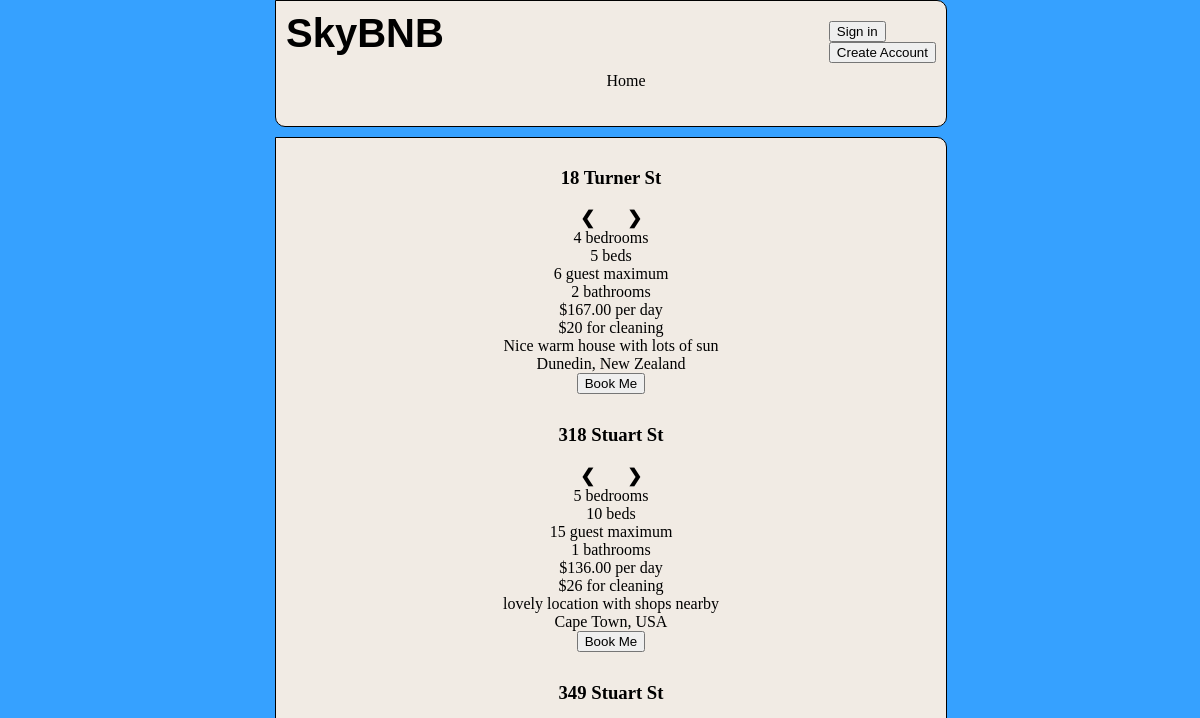
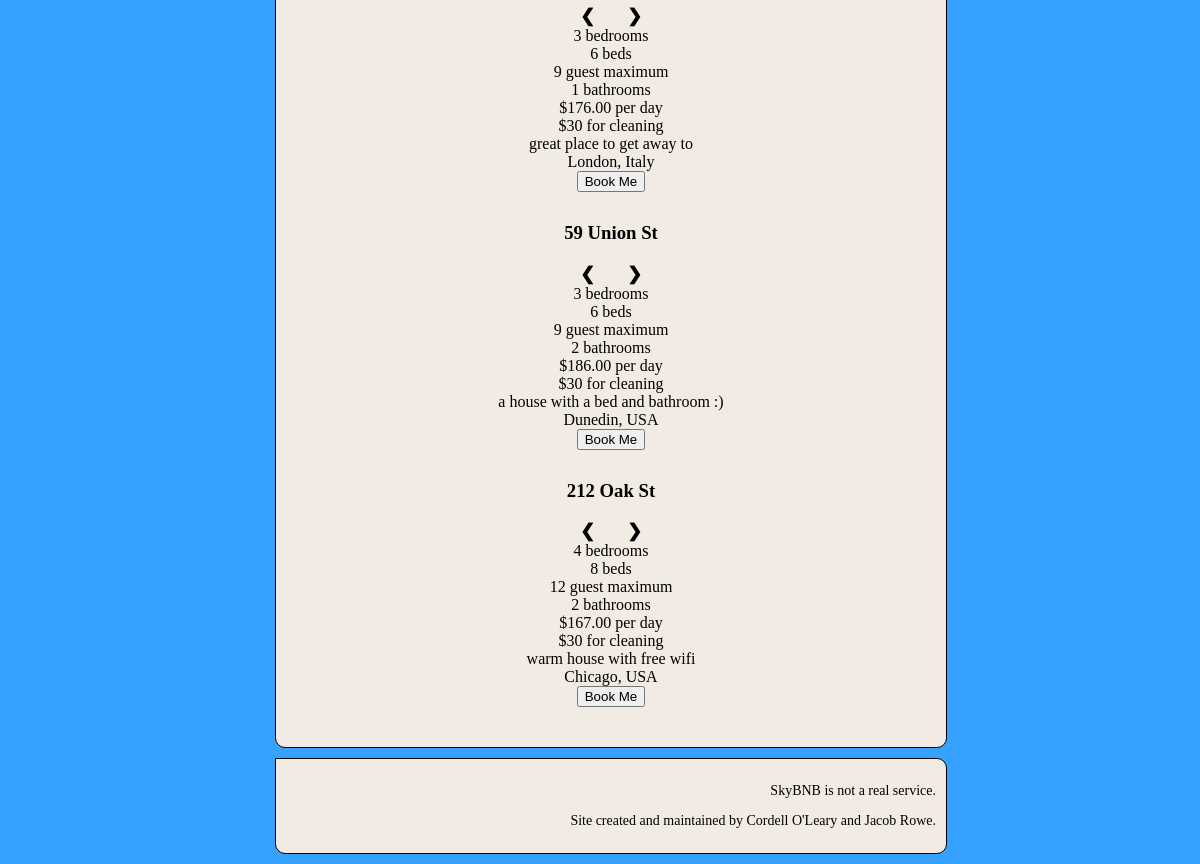
The page /webserver_files/www/home.php on the database as committed earlier (2 pictures, top to bottom).
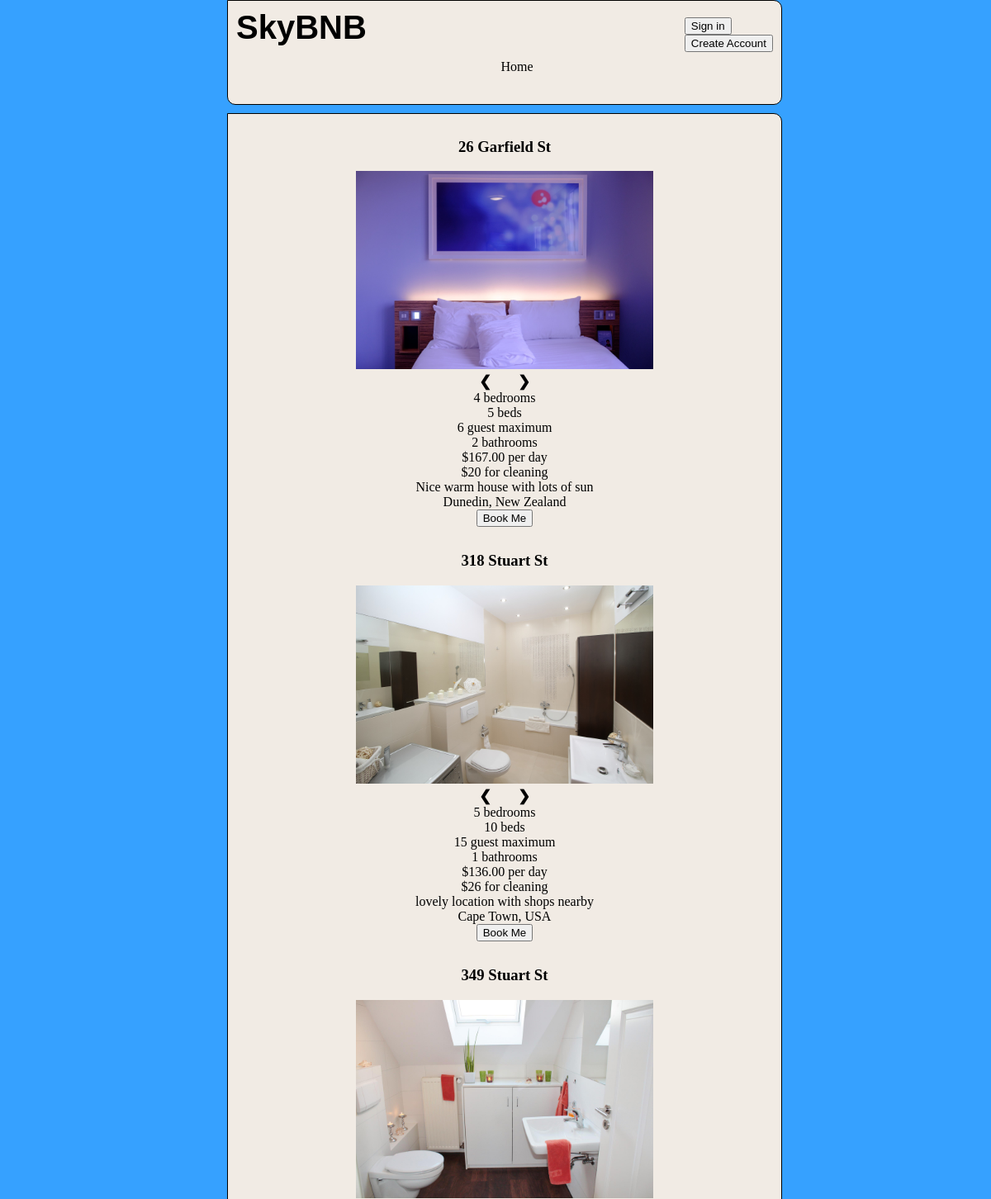
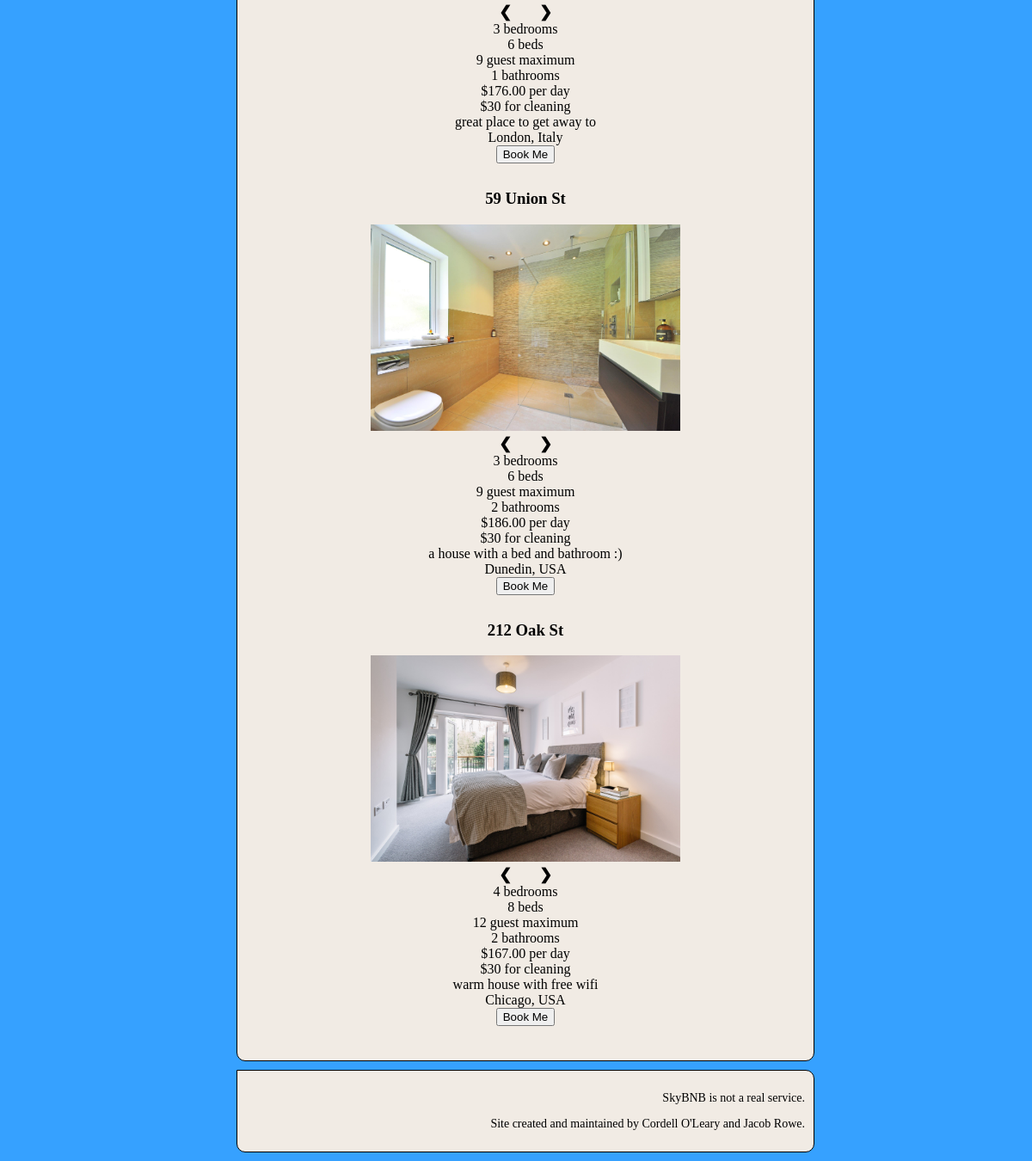
The same page on the database as committed later (2 pictures, top to bottom).
### tables this page shows
CREATE TABLE Houses (

  house_id int(255) AUTO_INCREMENT,

  bedrooms int(255) not null,
  
  beds int(255) not null,
  
  guest_limit int(255) not null,
  
  bathrooms int(255) not null,
  
  price_per_day decimal(65,2) not null,
  
  cleaning_fee int(255) not null,
  
  description varchar(600) not null,
  
  city varchar(100) not null,
  
  country varchar(100) not null,
  
  address varchar(150) not null,
  
  approved bool not null,

  PRIMARY KEY (house_id)

);

CREATE TABLE House_image (
    path varchar(255),
    house_id int(255),
    PRIMARY KEY (path),
    FOREIGN KEY (house_id) references Houses(house_id)
);

### webserver_files/www/home.php (the view, shortened to what this page needs)
<?php
$currentPage = basename($_SERVER['PHP_SELF']);
$servername = "192.168.12.42";
$username = "adminprivilege";
$password = "password1239";
$dbname = "skybnb";
$conn = new mysqli($servername, $username, $password, $dbname);
include("header.php");
?>
    <main>
        <form action="home.php" method="post">
            <?php
            $sql = "SELECT * FROM Houses where(approved=true)";
            $result = $conn->query($sql);
            $obj = $result->fetch_object();
            $count = 0;
            while ($obj != "") {
                $s = "SELECT * FROM House_image where(house_id = $obj->house_id)";
                $res = $conn->query($s);
                echo "<ul class='house'>";
                echo "<li><h3>$obj->address</h3></li>";
                echo "<div class='container' id='$count'>";
                $c = 0;
                while ($o = $res->fetch_assoc()) {
                    if ($o != "") {
                        echo "<li><div class='slide fade'><img class='$c' src=$o[path] width='360' height='240'></div></li>";
                        $c += 1;
                    }
                }
                echo "<a class='prev' onclick='plusSlides(-1,$count)'>&#10094;</a>";
                echo "<a class='next' onclick='plusSlides(1,$count)'>&#10095;</a></div>";
                echo "<li> $obj->bedrooms bedrooms</li>";
                echo "<li>$obj->beds beds</li>";
                echo "<li>$obj->guest_limit guest maximum</li>";
                echo "<li>$obj->bathrooms bathrooms</li>";
                echo "<li>$$obj->price_per_day per day</li>";
                echo "<li>$$obj->cleaning_fee for cleaning</li>";
                echo "<li>$obj->description</li>";
                echo "<li>$obj->city, $obj->country</li>";
                echo "<li><button type='submit' value='$obj->house_id' name='book'>Book Me</button></li>";
                echo "</ul>";
                $obj = $result->fetch_object();
                $count++;
            }
            ?>
        </form>
    </main>
<?php
include("footer.php");
?>

### webserver_files/www/header.php (shortened to what this page needs)
<!DOCTYPE html>
<html lang="en">
<head>
    <link rel="stylesheet" type="text/css" href="style.css">
</head>
<body>
<header>
    <h1>SkyBNB</h1>
    <div id="user">
        <?php if (isset($_SESSION['authenticatedUser'])) {
        $name = $_SESSION['authenticatedUser'];
        ?>
            <div id="logout">
                <form id="logoutForm" action="logout.php" method="post">
                    <?php echo "<p> Welcome, " . $name . "<span id='logoutUser'></span></p>" ?>
                    <input type="submit" id="logoutSubmit" value="Logout">
                </form>
            </div>
        <?php } else { ?>
            <div id="login">
                <form id="loginForm" action="login.php" method="post">
                    <input type="submit" id="loginSubmit" value="Sign in">
                </form>
                <form id="accountForm" action="createAccount.php" method="post">
                    <input type="submit" id="createAccount" value="Create Account">
                </form>
            </div>
        <?php } ?>
    </div>
    <nav>
        <ul>
            <?php
            if ($currentPage === 'home.php') {
                echo "<li>Home</li>";
            } else{
                echo "<li> <a href='home.php'>Home</a>";
            }
            ?>
        </ul>
    </nav>
</header>

### webserver_files/www/footer.php
<footer>
    <p>
        SkyBNB is not a real service.
    </p>
    <p>
        Site created and maintained by Cordell O'Leary and Jacob Rowe.
    </p>
</footer>
</body>
</html>

### webserver_files/www/style.css (style rules this page uses)
body { background-color: #36a1ff; width: 650px; margin: 0 auto; }
header, main, footer { padding: 10px; margin: 0 0 10px 0; border: 1px solid; border-radius: 0 10px 10px 10px; background-color: #f1EBE4; color: inherit; width: inherit; }
header { top: 0; z-index: 100; padding-bottom:20px; }
footer { text-align: right; font-size: 14px; }
#loginSubmit { display: inline-block; margin-top: 10px; }
h1 { font-size: 40px; display: inline-block; font-family: Calibri, sans-serif; margin: 0; }
#user { float: right; }
.house { list-style:none; margin:0 0 30px 0; padding:0; text-align: center; }
.container { position: relative; margin: auto; }
.slide { display: none; }
.prev, .next { cursor: pointer; top: 50%; width: auto; margin-top: -22px; padding: 16px; font-weight: bold; font-size: 18px; transition: 0.6s ease; border-radius: 0 3px 3px 0; user-select: none; }
.next { right: 0; border-radius: 3px 0 0 3px; }
.fade { animation-name: fade; animation-duration: 1.5s; }
nav ul { list-style-type: none; text-align: center; }
nav li { display: inline-block; width: 75px; margin: 0 10px 0 0; }
nav { font-size: 16px; text-align: right; }

Rows that differ between the two databases and show on the page:
changed houses "Nice warm house with lots of sun": gains house_image (path (picture)); address "18 Turner St" → "26 Garfield St"
changed houses "318 Stuart St": gains house_image (path (picture))
changed houses "349 Stuart St": gains house_image (path (picture))
changed houses "59 Union St": gains house_image (path (picture))
changed houses "212 Oak St": gains house_image (path (picture))
